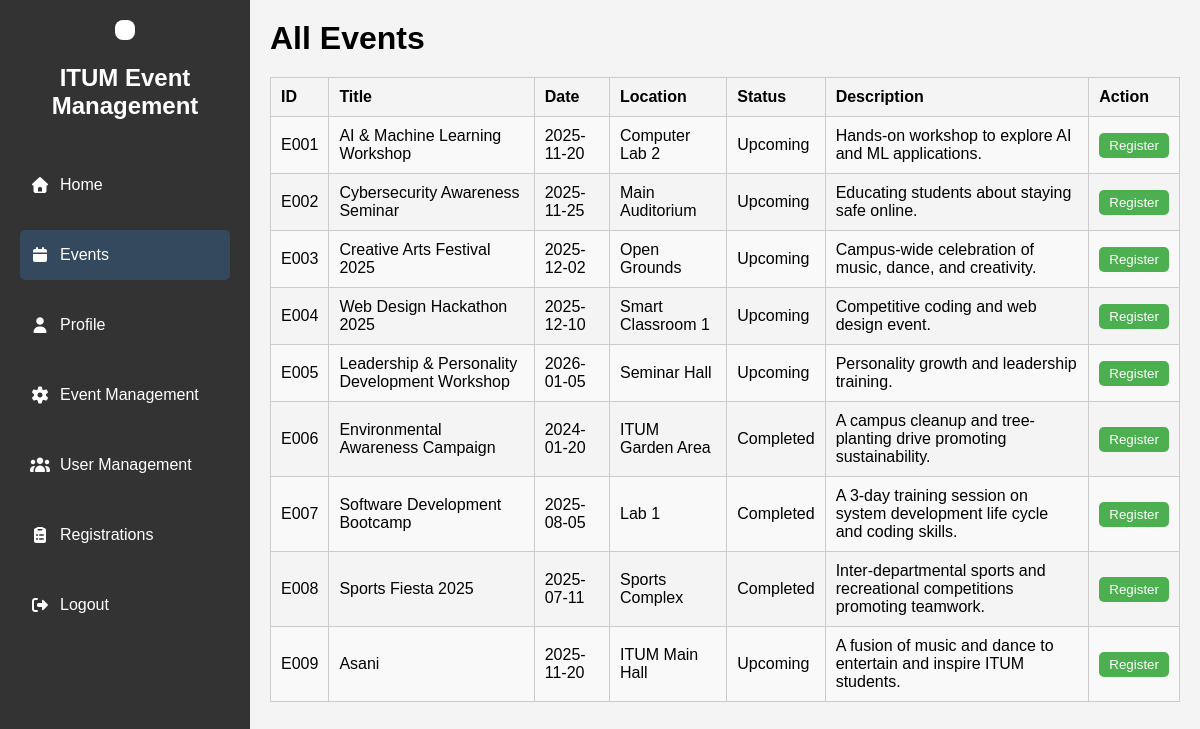
/api/event.php (signed in), run on the app's committed database.
### tables this page shows
CREATE TABLE IF NOT EXISTS `events` (
  `id` int NOT NULL AUTO_INCREMENT,
  `event_id` varchar(10) NOT NULL,
  `title` varchar(250) NOT NULL,
  `date` date NOT NULL,
  `location` varchar(250) NOT NULL,
  `status` varchar(50) NOT NULL,
  `description` text NOT NULL,
  PRIMARY KEY (`id`),
  UNIQUE KEY `Event ID` (`event_id`)
);

### api/event.php (the view, shortened to what this page needs)
<?php
include 'connection.php';
$sql = "SELECT * FROM events ORDER BY event_id ASC";
$result = $conn->query($sql);
?>
<!DOCTYPE html>
<html lang="en">
<head>
   <link rel="stylesheet" href="dashboard_style.css">
   <link rel="stylesheet" href="https://cdnjs.cloudflare.com/ajax/libs/font-awesome/7.0.1/css/all.min.css">
</head>
<body>
   <div class="dashboard">
      <div class="sidebar">
         <div class="logo">
            <img src="https://lms.itum.mrt.ac.lk/pluginfile.php/1/theme_moove/logo/1717571353/site-logo.png" alt="">
         </div>
         <h2>ITUM Event Management</h2>
         <ul>
               <li><a href="dashboard.php"><i class="fa-solid fa-home"></i> Home</a></li>
               <li><a href="event.php" class="active"><i class="fa-solid fa-calendar"></i> Events</a></li>
               <li><a href="profile.php"><i class="fa-solid fa-user"></i> Profile</a></li>
               <?php if(isset($_SESSION['role']) && $_SESSION['role'] == 'admin'): ?>
                  <li><a href="event_management.php"><i class="fa-solid fa-gear"></i> Event Management</a></li>
                  <li><a href="user_management.php"><i class="fa-solid fa-users"></i> User Management</a></li>
                  <li><a href="registrations.php"><i class="fa-solid fa-clipboard-list"></i> Registrations</a></li>
               <?php endif; ?>
               <li><a href="logout.php"><i class="fa-solid fa-right-from-bracket"></i> Logout</a></li>
         </ul>
      </div>
      <div class="main-content">
         <h1>All Events</h1>
         <?php if($result->num_rows > 0): ?>
            <table>
               <tr>
                  <th>ID</th>
                  <th>Title</th>
                  <th>Date</th>
                  <th>Location</th>
                  <th>Status</th>
                  <th>Description</th>
                  <th>Action</th>
               </tr>
               <?php while($row = $result->fetch_assoc()): ?>
                  <tr>
                     <td><?php echo htmlspecialchars($row['event_id']); ?></td>
                     <td><?php echo htmlspecialchars($row['title']); ?></td>
                     <td><?php echo htmlspecialchars($row['date']); ?></td>
                     <td><?php echo htmlspecialchars($row['location']); ?></td>
                     <td><?php echo htmlspecialchars($row['status']); ?></td>
                     <td><?php echo htmlspecialchars($row['description']); ?></td>
                     <td>
                        <a href="event.php?register_id=<?php echo $row['event_id']; ?>">
                            <button class="register-btn">Register</button>
                        </a>
                     </td>
                  </tr>
               <?php endwhile; ?>
            </table>
         <?php else: ?>
            <p>No events found.</p>
         <?php endif; ?>
      </div>
   </div>
</body>
</html>

### api/dashboard_style.css (style rules this page uses)
* { margin: 0; padding: 0; box-sizing: border-box; font-family: Arial, sans-serif; }
body { background-color: #f4f4f4; }
.dashboard { display: flex; }
.sidebar { width: 250px; background-color: #333; color: white; height: 100vh; position: fixed; padding-top: 20px; }
.sidebar .logo { text-align: center; margin-bottom: 20px; }
.sidebar .logo img { width: 200px; height: auto; background: #fff; padding: 10px; border-radius: 8px; }
.sidebar h2 { text-align: center; margin-bottom: 30px; }
.sidebar ul { list-style: none; }
.sidebar ul li { padding: 10px 20px; }
.sidebar ul li a { color: white; text-decoration: none; height: 50px; display: flex; align-items: center; padding: 10px; }
.sidebar ul li a i { margin-right: 10px; }
.sidebar ul li a:hover, .sidebar ul li a.active { background-color: #34495e; border-radius: 5px; }
.main-content { margin-left: 250px; padding: 20px; width: calc(100% - 250px); padding-bottom: 40px; }
table { width: 100%; border-collapse: collapse; margin-top: 20px; }
th, td { border: 1px solid #ccc; padding: 10px; text-align: left; }
th { background-color: #f2f2f2; text-align: center; }
tr:nth-child(even) { background-color: #f9f9f9; }

### api/event.php (style rules this page uses)
table { width: 100%; border-collapse: collapse; margin-top: 20px; }
th, td { padding: 10px; border: 1px solid #ccc; text-align: left; }
th { background-color: #f4f4f4; }
.register-btn { padding: 5px 10px; background: #4CAF50; color: white; border: none; border-radius: 5px; cursor: pointer; }

### data on the page
events: event "E001", title "AI & Machine Learning Workshop", date "2025-11-20", location "Computer Lab 2", status "Upcoming", description "Hands-on workshop to explore AI and ML applications."
events: event "E002", title "Cybersecurity Awareness Seminar", date "2025-11-25", location "Main Auditorium", status "Upcoming", description "Educating students about staying safe online."
events: event "E003", title "Creative Arts Festival 2025", date "2025-12-02", location "Open Grounds", status "Upcoming", description "Campus-wide celebration of music, dance, and creativity."
events: event "E004", title "Web Design Hackathon 2025", date "2025-12-10", location "Smart Classroom 1", status "Upcoming", description "Competitive coding and web design event."
events: event "E005", title "Leadership & Personality Development Workshop", date "2026-01-05", location "Seminar Hall", status "Upcoming", description "Personality growth and leadership training."
events: event "E006", title "Environmental Awareness Campaign", date "2024-01-20", location "ITUM Garden Area", status "Completed", description "A campus cleanup and tree-planting drive promoting sustainability."
events: event "E007", title "Software Development Bootcamp", date "2025-08-05", location "Lab 1", status "Completed", description "A 3-day training session on system development life cycle and coding skills."
events: event "E008", title "Sports Fiesta 2025", date "2025-07-11", location "Sports Complex", status "Completed", description "Inter-departmental sports and recreational competitions promoting teamwork."
events: event "E009", title "Asani", date "2025-11-20", location "ITUM Main Hall", status "Upcoming", description "A fusion of music and dance to entertain and inspire ITUM students."
